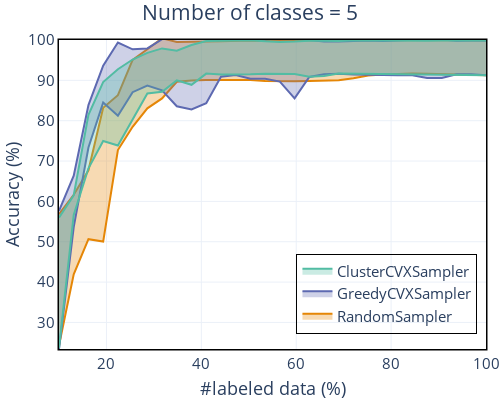

Notebook code cell kept with this figure:
### Code cell
plot([random, argmax, spectral], 
     ["RandomSampler", "GreedyCVXSampler", "ClusterCVXSampler"], 
     filename="plots/cvx_random_N={}_K={}_sigma={}_alpha={}.pdf".format(N, K, sigma, alpha), 
     title="Number of classes = {}".format(K), 
     opacity=0.3)
